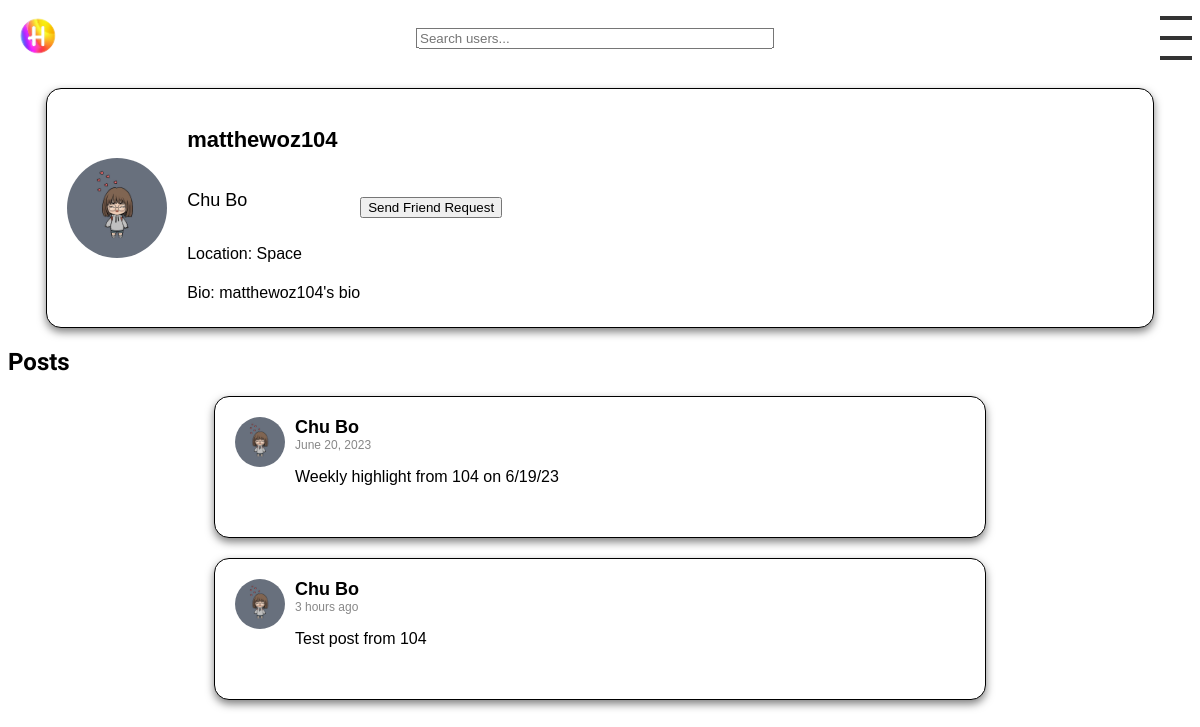
The page /profile/matthewoz104/ (signed in) on the database its author committed.
### posts/models.py (models this page shows, shortened)
class Profile(models.Model):
    user = models.OneToOneField(User, on_delete=models.CASCADE)
    image = models.ImageField(upload_to='profile_pics/', default='profile_pics/ProfilePic.jpg', blank=True)
    location = models.CharField(max_length=30, blank=True)
    bio = models.TextField(blank=True)
    friends = models.ManyToManyField("self")
    last_post_time = models.DateTimeField(default=timezone.now)

class Post(models.Model):
    user = models.ForeignKey(User, on_delete=models.CASCADE, related_name='posts')
    text = models.TextField()
    image = models.ImageField(upload_to='images/', blank=True, null=True)
    likes = models.ManyToManyField(User, related_name='likes', blank=True)
    created_at = models.DateTimeField(auto_now_add=True)

### posts/views.py (the view)
# urls.py: path('profile/<str:username>/', views.view_profile, name='view_profile'),
def view_profile(request, username):
    profile_user = get_object_or_404(User, username=username)
    posts = Post.objects.filter(user=profile_user)
    are_friends = request.user.profile.friends.filter(user=profile_user).exists()
    friend_request_sent = FriendRequest.objects.filter(
        from_profile=request.user.profile,
        to_profile=Profile.objects.get(user=profile_user),
        status='pending'
    ).exists()
    context = {
        'profile_user': profile_user,
        'posts': posts,
        'are_friends': are_friends,
        'friend_request_sent': friend_request_sent,  # add this line
    }
    return render(request, 'profile.html', context)

### posts/templatetags/my_filters.py (called while the page is built)
@register.filter
def custom_date(value):
    now = timezone.now()
    diff = now - value
    if diff.days <= 0 and diff.seconds < 3600:
        return str(diff.seconds//60) + " minutes ago"
    elif diff.days <= 0 and diff.seconds >= 3600:
        return str(diff.seconds//3600) + " hours ago"
    elif diff.days >= 1 and diff.days < 7:
        return str(diff.days) + " days ago"
    else:
        return value.strftime("%B %d, %Y")  # If more than a week ago, return a formatted date

### posts/templates/profile.html
{% extends 'base.html' %}
{% block content %}
{% include 'profile_info.html' with profile=profile_user.profile user=profile_user are_friends=are_friends %}
    <h2>Posts</h2>
    {% for post in posts %}
        {% include 'post.html' with post=post %}
    {% endfor %}
{% endblock %}

### posts/templates/profile_info.html (shortened to what this page needs)
{% load static %}
{% block extra_css %}
  <link rel="stylesheet" type="text/css" href="{% static 'css/profile_info.css' %}">
{% endblock %}
<div class="profile-info">
    <img src="{{ profile.image.url }}" alt="Profile picture" class="profile-avatar">
    <div class="profile-detail">
        <h2 class="username">{{ profile_user.username }}</h2>
        <p class="full-name">{{ profile_user.first_name }} {{ profile_user.last_name }}</p>
        <p class="profile-location">Location: {{ profile_user.profile.location }}</p>
        <p class="profile-bio">Bio: {{ profile_user.profile.bio }}</p>
    </div>
    {% if profile_user == request.user %}
    <a href="{% url 'edit-profile' %}" id="edit-profile-button" class="button">Edit Profile</a>
    {% else %}
    {% if are_friends %}
        <p>You are friends</p>
    {% else %}
        {% if friend_request_sent %}
            <button id="friend-request-button-{{ profile_user.username }}" disabled>Pending</button>
        {% else %}
            <button id="friend-request-button-{{ profile_user.username }}">Send Friend Request</button>
        {% endif %}
    {% endif %}
{% endif %}
</div>

### posts/templates/post.html (shortened to what this page needs)
{% load static %}
{% load my_filters %}
<link rel="stylesheet" type="text/css" href="{% static 'css/post.css' %}">
<div class="post">
    <div class="post-top">
        <a href="{% url 'view_profile' post.user.username %}">
            <img src="{{ post.user.profile.image.url }}" alt="User Avatar" class="avatar">
        </a>
        <div class="post-content">
            <div class="user-detail">
                <a href="{% url 'view_profile' post.user.username %}" class="username">{{ post.user.first_name }} {{ post.user.last_name }}</a>
                <span class="timestamp">{{ post.created_at|custom_date }}</span>
            </div>
            <p class="post-text">{{ post.text }}</p>
        </div>
    </div>
</div>

### posts/static/css/profile_info.css (style rules this page uses)
.profile-info { background-color: white; border: 1px solid black; box-shadow: 0px 4px 8px rgba(0, 0, 0, 0.5); border-radius: 15px; margin-bottom: 20px; padding: 20px; font-family: Arial, sans-serif; max-width: 90%; margin: 20px auto; display: flex; align-items: center; }
.profile-info .profile-avatar { width: 100px; height: 100px; border-radius: 50%; margin-right: 20px; }
.profile-info .profile-detail { display: flex; flex-direction: column; }
.profile-info .username { color: black; font-size: 22px; font-weight: bold; }
.profile-info .profile-location, .profile-info .profile-bio { color: black; font-size: 16px; margin-bottom: 5px; }
.profile-info .full-name { color: black; font-size: 18px; }

### posts/static/css/post.css (style rules this page uses)
.post { background-color: white; border: 1px solid black; box-shadow: 0px 4px 8px rgba(0, 0, 0, 0.5); border-radius: 15px; margin-bottom: 20px; padding: 20px; font-family: Arial, sans-serif; max-width: 90%; margin: 20px auto; width: 730px; }
.post-top { display: flex; align-items: flex-start; }
.avatar { width: 50px; height: 50px; border-radius: 50%; margin-right: 10px; }
.username { color: black; font-size: 18px; font-weight: bold; }
.post-text { color: black; font-size: 16px; margin-bottom: 15px; }
.timestamp { color: #888; font-size: 12px; text-align: left; }
.user-detail { display: flex; flex-direction: column; justify-content: center; align-items: flex-start; }
.post-content { display: flex; flex-direction: column; justify-content: center; align-items: flex-start; }
.username { color: black; font-size: 18px; font-weight: bold; text-decoration: none; }
.avatar { width: 50px; height: 50px; border-radius: 50%; margin-right: 10px; transition: filter 0.3s; }

### rows shown on the page
Profile: image (picture)
Post: user.profile.image (picture), user.first_name "Chu", user.last_name "Bo", created_at|custom_date "June 20, 2023", text "Weekly highlight from 104 on 6/19/23"
Post: user.profile.image (picture), user.first_name "Chu", user.last_name "Bo", created_at|custom_date "3 hours ago", text "Test post from 104"

### other values the page prints
{{ profile_user.username }} "matthewoz104"
{{ profile_user.first_name }} "Chu"
{{ profile_user.last_name }} "Bo"
{{ profile_user.profile.location }} "Space"
{{ profile_user.profile.bio }} "matthewoz104's bio"
